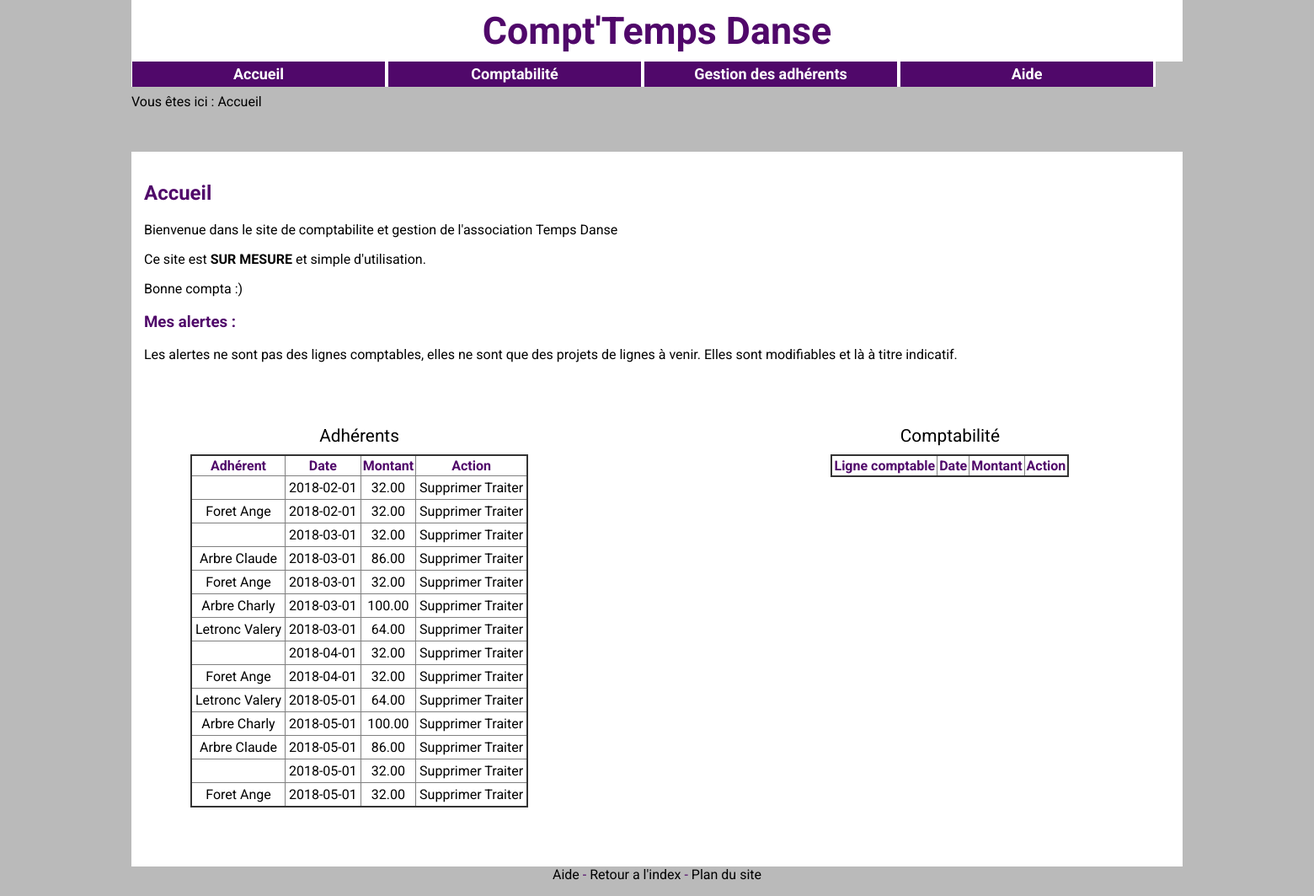
The page / on the database its author committed.
### tables this page shows
CREATE TABLE `alerteadh` (
  `IdAlerte` int(11) NOT NULL,
  `NumAdh` int(3) NOT NULL,
  `Date` date NOT NULL,
  `Montant` decimal(10,2) NOT NULL
);

CREATE TABLE `adherent` (
  `NumAdh` int(3) NOT NULL COMMENT 'Numero Adherent genere automatiquement a la creation. De 0 a 999',
  `Nom` varchar(25) NOT NULL COMMENT 'Nom, chaine de caractere de 25',
  `Prenom` varchar(25) NOT NULL COMMENT 'Prenom. Chaine de caractere de 25',
  `DateNaissance` date NOT NULL COMMENT 'Date de Naissance, au format AAAA/MM/JJ',
  `ModePaiement` varchar(2) NOT NULL COMMENT 'Mode de Paiement, récupéré dans la table Paiement',
  `FrequencePaiement` varchar(25) NOT NULL,
  `Reduction` varchar(2) DEFAULT NULL,
  `Montant` decimal(10,0) DEFAULT NULL
);

### index.php (the view, shortened to what this page needs)
<?php session_start();
include("include/Head.php");
include("include/Menu.php");
?>
	<div>Vous êtes ici : Accueil </div>
	<section>
		<h2>Accueil</h2>
		<p>Bienvenue dans le site de comptabilite et gestion de l'association Temps Danse</p>
		<p>Ce site est <strong>SUR MESURE</strong> et simple d'utilisation.</p>
		<p>Bonne compta :) </p>
		<h3>Mes alertes :</h3>
		<p>Les alertes ne sont pas des lignes comptables, elles ne sont que des
			projets de lignes à venir. Elles sont modifiables et là à titre indicatif.</p>
		<table class="invisible">
			<tr class="invisible">
				<td class="invisible">
					<table>
						<caption>Adhérents</caption>
						<tbody>
							<tr><th>Adhérent</th><th>Date</th><th>Montant</th><th>Action</th></tr>
							<?php
							$reponse=$bdd->query('SELECT * FROM `alerteadh` WHERE CURRENT_DATE>`Date` ORDER BY `Date` ');
							while ($donnees = $reponse->fetch())
							{
								$numero=$donnees['NumAdh'];
								$idAlerte=
								$AdhReq=$bdd->query("SELECT * FROM adherent WHERE NumAdh=$numero");
								$Adh=$AdhReq->fetch();
								?>
								<tr>
									<td><?php echo $Adh['Nom']." ".$Adh['Prenom']; ?></td>
									<td><?php echo $donnees['Date']; ?></td>
									<td><?php echo $donnees['Montant']; ?></td>
									<td><a href="SupprimerAlerte.php?Id=
										<?php echo $donnees['IdAlerte'];?>
										&A=adh">Supprimer</a>
										<a href="ComptaForm2.php?A=adh&NumAlerte=<?php echo $donnees['IdAlerte'];?>">Traiter</a></td>
								</tr>
								<?php
							}
							?>
						</tbody></table>
					</td>
					<td class="invisible">
						<table>
							<caption>Comptabilité</caption>
							<tbody>
								<tr><th>Ligne comptable</th><th>Date</th><th>Montant</th><th>Action</th></tr>
						</tbody></table>
					</td>
				</tr>
			</table>
	</section>
	<?php include("include/Footer.php");?>
</body>
</html>

### include/Head.php (shortened to what this page needs)
<!DOCTYPE HTML>
<html>
<head>
	<link rel="stylesheet" type="text/css" href="./CSS/style.css" media="all" />
	<link rel="stylesheet" type="text/css" href="./CSS/tableau.css" media="all" />
	<link rel="stylesheet" type="text/css" href="./CSS/formulaire.css" media="all" />
	<link rel="stylesheet" type="text/css" href="./CSS/menu.css" media="all" />
</head>

### include/Menu.php (shortened to what this page needs)
<body>
	<nav>
		<h1>Compt'Temps Danse</h1>
		<ul id="menu">
			<li>
				<a href="index.php">Accueil</a>
			</li>
			<li>
				<a href="Compta.php">Comptabilité</a>
			</li>
			<li>
				<a href="GestionAdh.php">Gestion des adhérents</a>
			</li>
			<li>
				<a href="Aide.php">Aide</a>
			</li>
		</ul>
	</nav>
	<br><br>

### include/Footer.php
<footer>
<a href="Aide.php">Aide</a> -
<a href="index.php"> Retour a l'index </a> -
<a href="Plan.php"> Plan du site </a>
</footer>

### CSS/style.css (style rules this page uses)
body { background:#BABABA; background-position: 11%; font-family:'Roboto', 'Comic Sans MS', cursive; width:80%; min-width:500px; color: black; left:150px; margin:0px auto; }
h1, h2, h3 { color: #50086A; }
h2, h3 { text-align: left; }
h1 { margin : 0px auto; text-align: center; font-size: 2.8em; padding: 10px; }
section { margin-top: 50px; background-color: white; padding: 15px; }
nav { float:top; }
nav, h1, h2, article { background-color: white; }
a:link, a:visited { color:black; text-decoration: none; }
a { color: black; }
li { list-style: none; }
footer { background-color:#BABABA; color:#50086A; height: 35px; vertical-align: center; text-align: center; border-radius:5px; }
footer a { color: #50086A; }

### CSS/tableau.css (style rules this page uses)
table { text-align : center; border-collapse : collapse; border: 2px solid #333333; margin: 15px; padding: 3px; }
td { padding: 2px; vertical-align: middle; border: 1px solid grey; padding: 4px; }
th { padding:2px; color:#50086A; padding: 2px; border: 1px solid grey; }
tr { color : black; }
caption { margin-top: 20px; font-size: 1.3em; padding-bottom: 10px; }
.invisible { width: 1500px; border-width: 0px; text-align: left; padding: 20px; font-size: medium; margin: 20px; vertical-align : top; }

### CSS/menu.css (style rules this page uses)
#menu, #menu ul { padding : 0; margin : 0; list-style : none; line-height : 30px; text-align : center; }
#menu { font-weight : bold; font-size : 18px; }
#menu a { display : block; padding : 0; background : #50086A; color : #fff; text-decoration : none; width : 300px; }
#menu li { float : left; border-left: 1px solid #fff ; border-right : 3px solid #fff; }

### rows shown on the page
alerteadh: Date "2018-02-01", Montant "32.00"
alerteadh: adherent.Nom "Foret", adherent.Prenom "Ange", Date "2018-02-01", Montant "32.00"
alerteadh: Date "2018-03-01", Montant "32.00"
alerteadh: adherent.Nom "Arbre", adherent.Prenom "Claude", Date "2018-03-01", Montant "86.00"
alerteadh: adherent.Nom "Foret", adherent.Prenom "Ange", Date "2018-03-01", Montant "32.00"
alerteadh: adherent.Nom "Arbre", adherent.Prenom "Charly", Date "2018-03-01", Montant "100.00"
alerteadh: adherent.Nom "Letronc", adherent.Prenom "Valery", Date "2018-03-01", Montant "64.00"
alerteadh: Date "2018-04-01", Montant "32.00"
alerteadh: adherent.Nom "Foret", adherent.Prenom "Ange", Date "2018-04-01", Montant "32.00"
alerteadh: adherent.Nom "Letronc", adherent.Prenom "Valery", Date "2018-05-01", Montant "64.00"
alerteadh: adherent.Nom "Arbre", adherent.Prenom "Charly", Date "2018-05-01", Montant "100.00"
alerteadh: adherent.Nom "Arbre", adherent.Prenom "Claude", Date "2018-05-01", Montant "86.00"
alerteadh: Date "2018-05-01", Montant "32.00"
alerteadh: adherent.Nom "Foret", adherent.Prenom "Ange", Date "2018-05-01", Montant "32.00"
